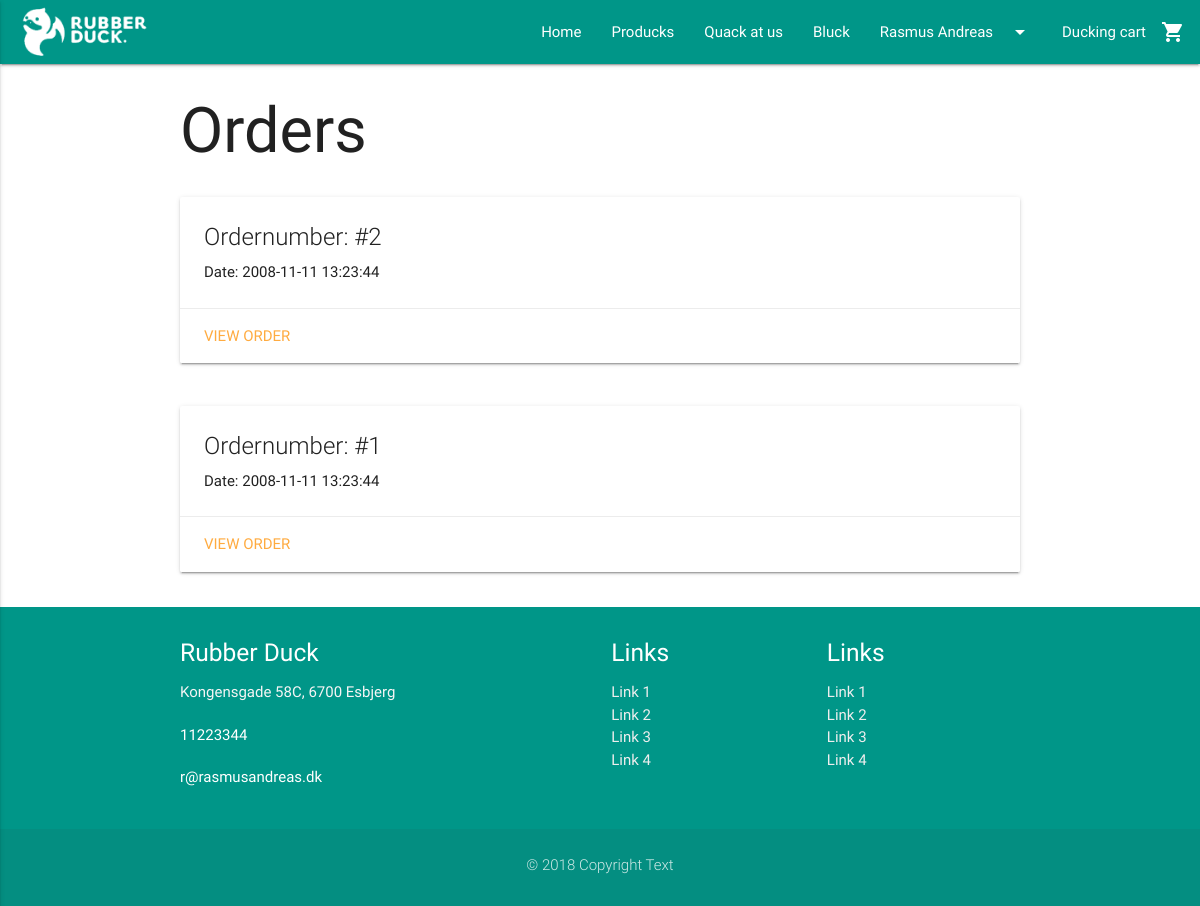
/view/orders.php (signed in), run on an earlier commit of the app's database.
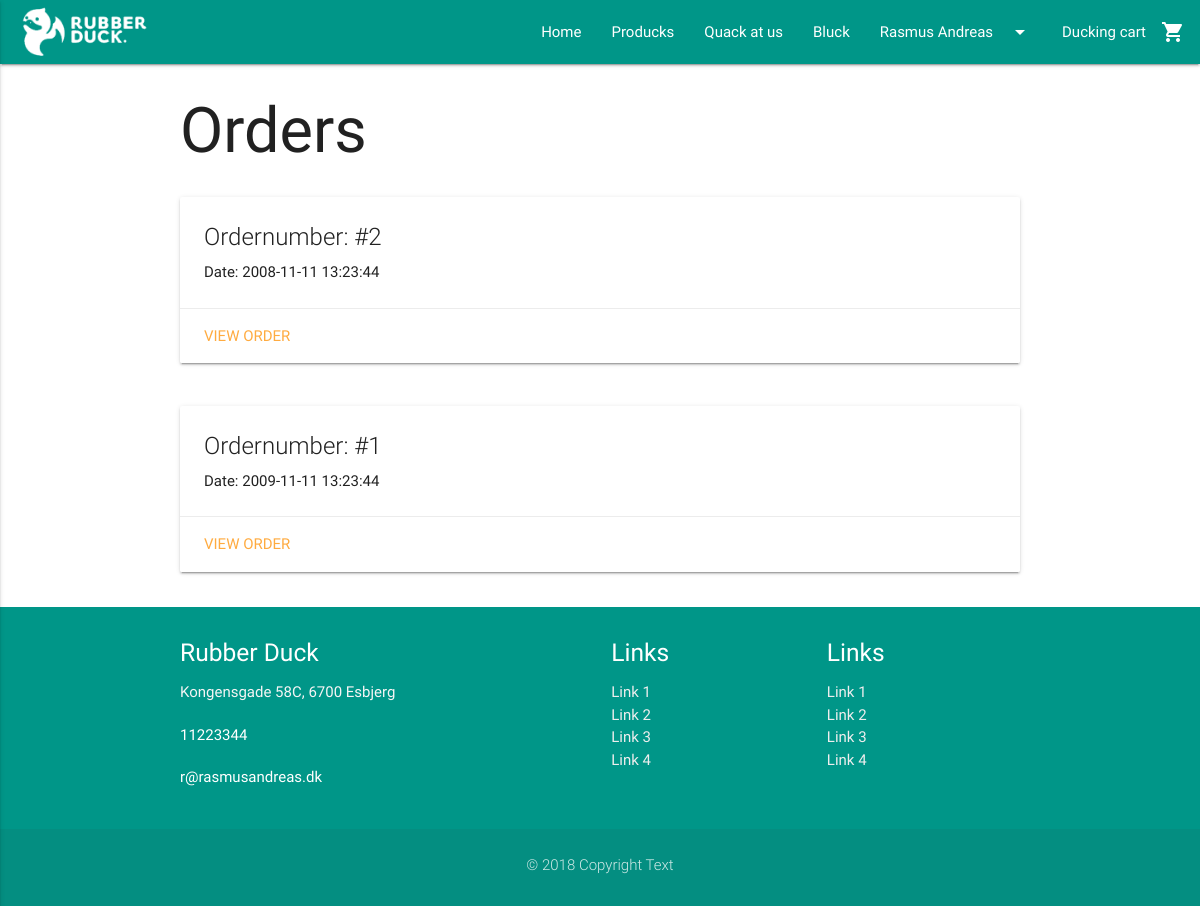
And on a later commit of the database.
### tables this page shows
CREATE TABLE BasicPageInfo (
  CVR int NOT NULL PRIMARY KEY,
  LogoURL varchar(255) NOT NULL,
  ShopName varchar(255) NOT NULL,
  MinimumDelivery int NULL,
  AboutUsText varchar(255) NULL,
  Email varchar(255) NULL,
  Phone int NULL,
  Street varchar(255) NULL,
  HouseNumber varchar(255) NULL,
  ZipCode int(20) NOT NULL  
);

CREATE TABLE CustomerOrder (
  OrderNumber int AUTO_INCREMENT NOT NULL PRIMARY KEY,
  Comment varchar(255) NULL,
  OrderDate TIMESTAMP NOT NULL,
  ShippingStreet varchar(255) NOT NULL,
  ShippingHouseNumber varchar(255) NOT NULL,
  ZipCode int(20) NOT NULL,  
  CustomerEmail varchar(255) NOT NULL,  
  DeliveryMethodID int NOT NULL,  
  OrderStatusID int NOT NULL,  
  PromoCode varchar(255) NULL  
);

CREATE TABLE ZipCode (
    ZipCode int(20) NOT NULL PRIMARY KEY,
    City varchar(255)
);

### model/contactDAO.php (called while the page is built, shortened)
<?php
require_once('../includes/connection.php');
    function getPageInfo() {
    global $connection;
        $pageInfo = mysqli_query($connection, "SELECT * FROM `BasicPageInfo`, `ZipCode`");
        $row = mysqli_fetch_assoc($pageInfo);
        return $row;
    }

### includes/loginCustomer/session.php (called while the page is built, shortened)
<?php
	function logged_in() {
		return isset($_SESSION['CustomerEmail']);
	}
?>

### model/ordersDAO.php (called while the page is built, shortened)
<?php
require_once("../includes/connection.php");
function getAllOrders($customerEmail) {
  global $connection;
  $query = "SELECT * FROM CustomerOrder WHERE CustomerEmail = '{$customerEmail}' ORDER BY OrderNumber DESC";
  $result = mysqli_query($connection, $query);
  return $result;
}
?>

### view/orders.php (the view, shortened to what this page needs)
<?php
require_once("../includes/header.php");
require_once("../model/ordersDAO.php");
$orders = getAllOrders($_SESSION["CustomerEmail"]);
?>
<div class="container">
  <h1>Orders</h1>
  <?php
  while ($row = mysqli_fetch_array($orders)) {
  ?>
      <div class="row">
        <div class="col s12">
          <div class="card">
            <div class="card-content">
              <span class="card-title">Ordernumber: #<?php echo $row["OrderNumber"]; ?></span>
              <p>Date: <?php echo $row["OrderDate"]; ?></p>
            </div>
            <div class="card-action">
              <a href="order.php?order=<?php echo $row["OrderNumber"]; ?>">View order</a>
            </div>
          </div>
        </div>
      </div>
  <?php
  }
  ?>
</div>
<?php
require_once("../includes/footer.php");
?>

### includes/header.php (shortened to what this page needs)
<?php
require_once("../includes/connection.php");
require_once("../includes/loginCustomer/session.php");
require_once("../model/contactDAO.php");
$pageInfo = getPageInfo();
?>
<!DOCTYPE html>
  <html>
    <html lang="en">
    <head>
      <link type="text/css" rel="stylesheet" href="../css/materialize.min.css"  media="screen,projection"/>
      <link type="text/css" rel="stylesheet" href="../css/custom/custom.css" />
    </head>
    <body>
      <nav class="teal">
        <div class="nav-wrapper">
          <a href="../index.php" class="brand-logo"><img class="responsive-img" style="max-height: 64px!important; padding: 4px 0!important;" src="../<?php echo $pageInfo["LogoURL"]; ?>"></a>
          <ul class="right hide-on-med-and-down">
            <li><a href="../index.php">Home</a></li>
            <li><a href="products.php">Producks</a></li>
            <li><a href="contact.php">Quack at us</a></li>
            <li><a href="blog.php">Bluck</a></li>
            <?php
              if (logged_in() == true) {
            ?>
            <li><a class="dropdown-button" href="" data-activates="dropdown1"><?php echo $_SESSION["FirstName"]; ?><i class="material-icons right">arrow_drop_down</i></a></li>
            <?php
              } else {
            ?>
            <li><a href="login.php">Login</a></li>
            <?php
              }
            ?>
            <li><a href="cart.php">Ducking cart<i class="material-icons right">shopping_cart</i></a></li>
          </ul>
        </div>
      </nav>

### includes/footer.php (shortened to what this page needs)
<?php require_once ('../model/contactDAO.php');
$pageInfo = getPageInfo();
?>
<footer class="page-footer teal">
      <div class="container">
        <div class="row">
          <div class="col s12 m4">
            <h5 class="white-text"><?php echo $pageInfo["ShopName"];?> </h5>
            <p class="grey-text text-lighten-4">
                <?php echo $pageInfo["Street"] . " " . $pageInfo["HouseNumber"] . ", " . $pageInfo["ZipCode"] . " " . $pageInfo["City"]; ?>
            </p>
              <p><?php echo $pageInfo["Phone"] ?></p>
              <p><?php echo $pageInfo["Email"] ?></p>
          </div>
          <div class="col s12 m3 offset-m2">
            <h5 class="white-text">Links</h5>
            <ul>
              <li><a class="grey-text text-lighten-3" href="#!">Link 1</a></li>
              <li><a class="grey-text text-lighten-3" href="#!">Link 2</a></li>
              <li><a class="grey-text text-lighten-3" href="#!">Link 3</a></li>
              <li><a class="grey-text text-lighten-3" href="#!">Link 4</a></li>
            </ul>
          </div>
          <div class="col s12 m3">
            <h5 class="white-text">Links</h5>
            <ul>
              <li><a class="grey-text text-lighten-3" href="#!">Link 1</a></li>
              <li><a class="grey-text text-lighten-3" href="#!">Link 2</a></li>
              <li><a class="grey-text text-lighten-3" href="#!">Link 3</a></li>
              <li><a class="grey-text text-lighten-3" href="#!">Link 4</a></li>
            </ul>
          </div>
        </div>
      </div>
      <div class="footer-copyright">
        <div class="container">
          <p class="center">&copy; 2018 Copyright Text</p>
        </div>
      </div>
    </footer>
  </body>
</html>

### css/custom/custom.css (style rules this page uses)
body { position: relative; }
p { margin-bottom: 20px; }
nav .brand-logo { display: inline-block; padding-left: 20px; }
.brand-logo { display: block; margin-right: 20px; }
footer { margin: 0; }

What changed in the data, as far as the page shows it:
changed customerorder id 1: OrderDate "2008-11-11 13:23:44" → "2009-11-11 13:23:44"
